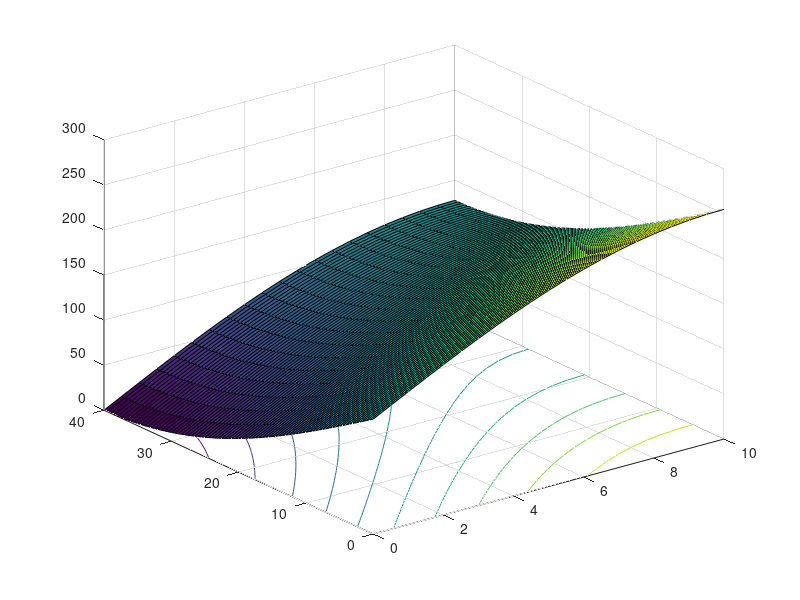

Write the MATLAB code that produced this figure.
d = 0:0.5:40;
v = 0:.5:10;
[I1,I2] = meshgrid(d,v);
%I = [I1(:),I2(:)];
[r,c] = size(I1);
L = r*c;
out = zeros(r,c);


for k = 1:L
    
    i1 = I1(k);
    i2 = I2(k);
    %(sin((i1+i2)/20*1*pi))^2 +(i1+i2)*1/5;
    %a = (sin(i1/10*1*pi))^2 + (sin(i2/10*1*pi))^2 + (i1+i2)*1/5;
    
%     c = 0;
%     if (i1 <= 15) && (i2 <= 3)
%         f = (sin(i1/80*pi)) - (sin(i2/20*pi));
%         c=1;
%     elseif (15 < i1 && i1 <= 25) && (3 < i2 && i2 <= 7) || 
%         f = (sin(i1/80*pi)) - (sin(i2/20*pi));
%         c=2;
%     else
%         f = 2;
%        c=3;
%     end
%     C(k)= c;
    f = (((- sin(i1/80*pi)) + (sin(i2/20*pi))) + 1)/2*255;
    out(k) = f;
end

surfc(I2,I1,out);
